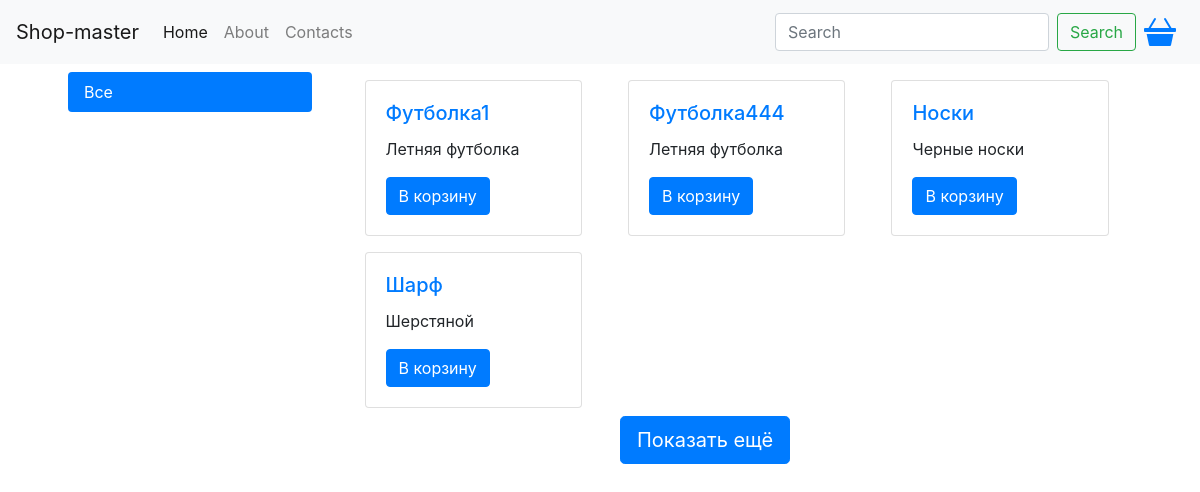
Before: / with the older database file.
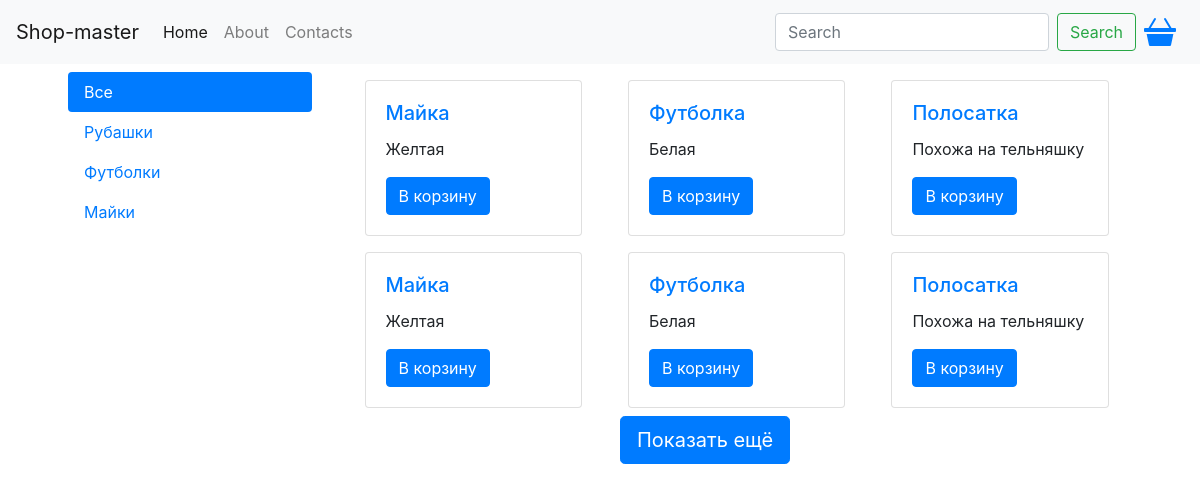
After: the same page with the newer database file.
### tables this page shows
CREATE TABLE `products` (
  `id` int(11) NOT NULL,
  `title` varchar(255) NOT NULL,
  `description` text NOT NULL,
  `content` text NOT NULL,
  `category_id` int(11) NOT NULL,
  `image` varchar(255) NOT NULL
);

CREATE TABLE `categories` (
  `id` int(11) NOT NULL,
  `title` varchar(255) NOT NULL
);

### parts/product_card.php (the view)
<div class="col-4">
	<div class="card m-2">
		<div class="card-body">
			<h5 class="card-title">
				<a href="product.php?id=<?php echo $row["id"] ?>">
					<?php echo $row["title"] ?>
				</a>
			</h5>
			<p class="card-text"><?php echo $row["description"] ?></p>
			<a href="#" class="btn btn-primary">В корзину</a>
		</div>
	</div>
</div>

### parts/header.php (shortened to what this page needs)
<!DOCTYPE html>
<html lang="en">
<head>
	<link rel="stylesheet" href="assets/css/bootstrap.min.css">
</head>
<body>
	<nav class="navbar navbar-expand-lg navbar-light bg-light">
	  <a class="navbar-brand" href="/">Shop-master</a>
	  <div class="collapse navbar-collapse" id="navbarSupportedContent">
	    <ul class="navbar-nav mr-auto">
	      <li class="nav-item active">
	        <a class="nav-link" href="/">Home <span class="sr-only">(current)</span></a>
	      </li>
	      <li class="nav-item">
	        <a class="nav-link" href="about.php">About</a>
	      </li>
	      <li class="nav-item">
	        <a class="nav-link" href="contacts.php">Contacts</a>
	      </li>
	    </ul>
	    <form class="form-inline my-2 my-lg-0">
	      <input class="form-control mr-sm-2" type="search" placeholder="Search" aria-label="Search">
	      <button class="btn btn-outline-success my-2 my-sm-0" type="submit">Search</button>
	    </form>
	    	<a href="#" class="m-2">
	    	</a>
	  </div>
	</nav>
	<div class="container">
		<div class="row m-2">
		  <div class="col-3">
		    <?php
		    	include $_SERVER['DOCUMENT_ROOT'] ."/parts/cat_nav.php";
		     ?>
		  </div>
		  <div class="col-9">
		      <div class="container">

### parts/cat_nav.php
<div class="nav flex-column nav-pills" id="v-pills-tab" role="tablist" aria-orientation="vertical">
	<a class="nav-link <?php if (!isset($_GET["id"])){ ?> active <?php }  ?>" href="/">Все</a>
	<?php
		$sql = "SELECT * FROM categories";
		$result = $connect->query($sql);
		while ($row = mysqli_fetch_assoc($result)) {
			if (isset($_GET["id"]) && $_GET["id"] == $row["id"]) {
				echo  "<a class='nav-link active' href='/cat.php?id=" . $row["id"] . "'>" . $row["title"] . "</a>";
			} else{
				echo  "<a class='nav-link' href='/cat.php?id=" . $row["id"] . "'>" . $row["title"] . "</a>";
			}
		}
	 ?>
</div>

### index.php (shortened to what this page needs)
<?php
	include "configs/db.php";
	include "parts/header.php"
 ?>
<div class="row" id="prosucts">
	<?php
		$sql = "SELECT * FROM products LIMIT 6";
		$result = $connect->query($sql);
		while ($row = mysqli_fetch_assoc($result)) {
			include "parts/product_card.php";
		}
	?>
</div>
<div class="row">
	<div class="col-4 offset-4">
		<button class="btn btn-primary btn-lg" id="show-more">Показать ещё</button>
	</div>
</div>
<?php
	include "parts/footer.php";
 ?>

### parts/footer.php (shortened to what this page needs)
		</div>
	  </div>
	</div>
</div>
</body>
</html>

Changed rows visible on the page:
removed products: title "Футболка1", description "Летняя футболка"
removed products: title "Футболка444", description "Летняя футболка"
removed products: title "Носки", description "Черные носки"
removed products: title "Шарф", description "Шерстяной"
added categories: title "Рубашки"
added categories: title "Футболки"
added categories: title "Майки"
added products: title "Майка", description "Желтая"
added products: title "Футболка", description "Белая"
added products: title "Полосатка", description "Похожа на тельняшку"
added products: title "Майка", description "Желтая"
added products: title "Футболка", description "Белая"
added products: title "Полосатка", description "Похожа на тельняшку"
